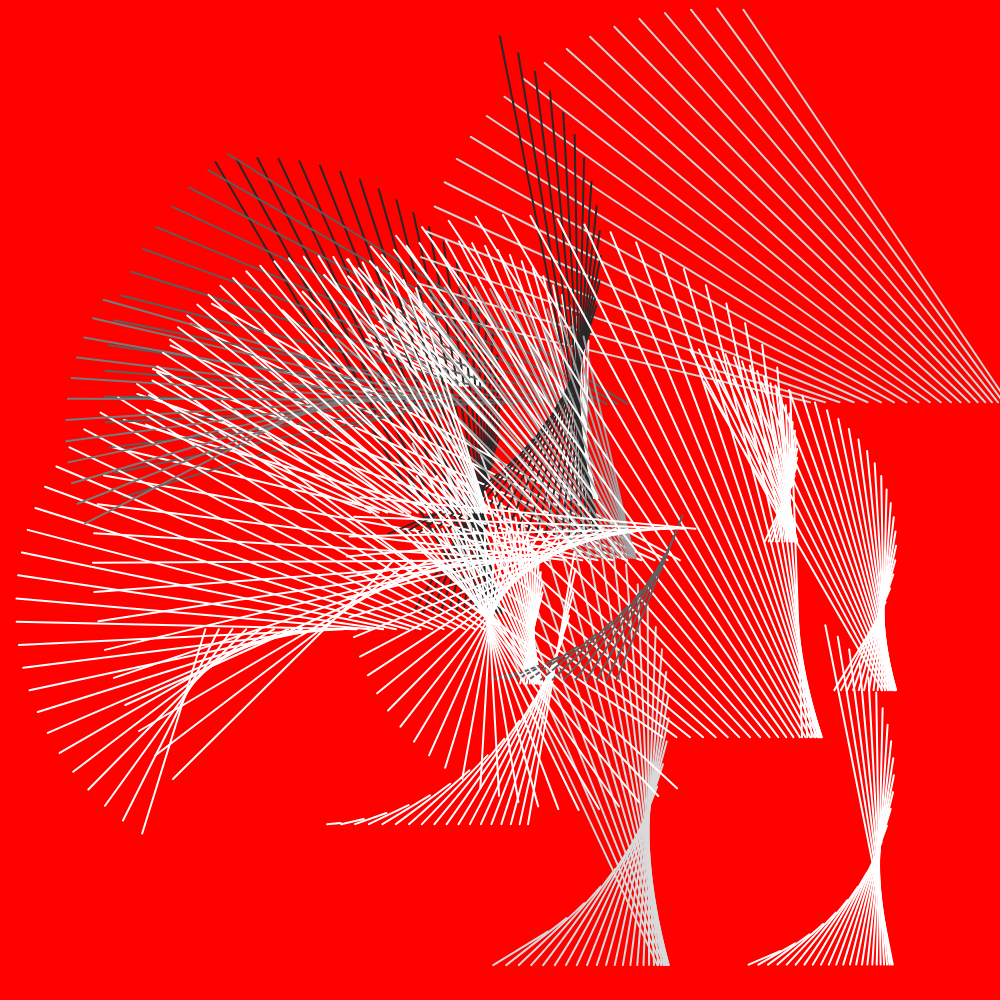
Frame 1 (no input)
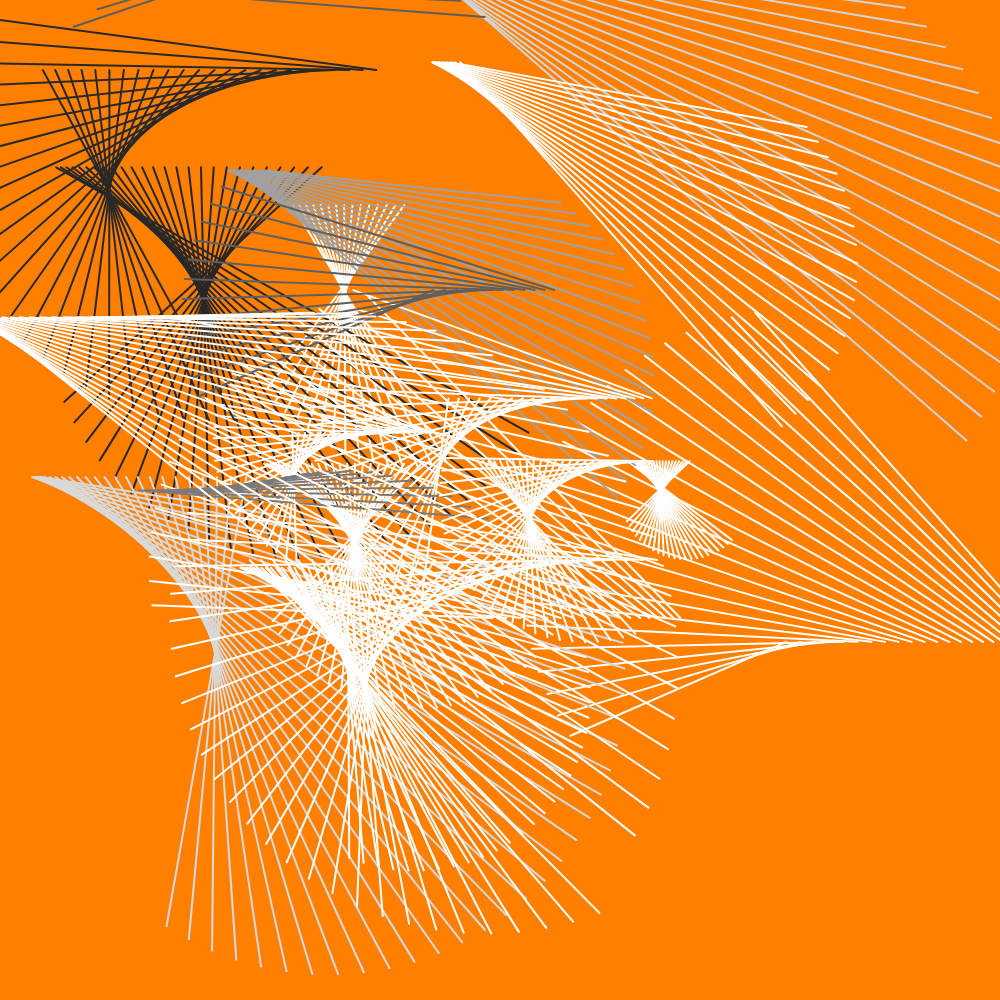
Frame 60 (no input)
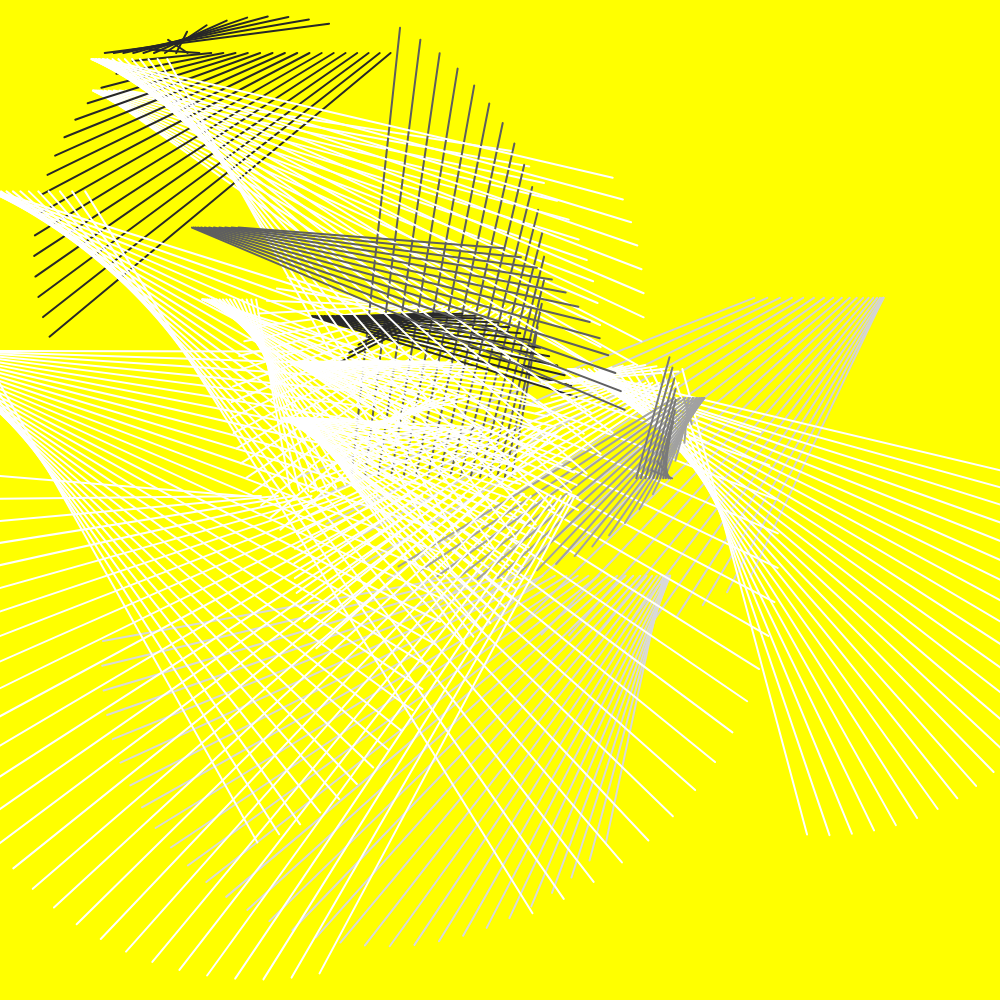
Frame 120 (the mouse pressed at the canvas centre since frame 60)

The p5.js sketch that drew these frames (run headless with seeded random() and noise() and a simulated clock; from frame 60 on, the mouse is pressed at the canvas centre):

// p5.js sketch
// ── sketch.js

let myWhit = [];

function setup() {
  if (windowWidth < windowHeight){
  
  createCanvas(windowWidth, windowWidth);
    
  }else{
    
    createCanvas(windowHeight, windowHeight);
    
  }
  background(0);
  colorMode(HSB);
  angleMode(DEGREES);
  
  for (let i =0;i<20;i++){
   myWhit[i] = new Whitney();
   
}
}

function draw() {
  background((frameCount/2)%255, 113, 218);
   for (let i =0; i<myWhit.length;i++){
     myWhit[i].show();
     myWhit[i].incr();
   }
}



// ── style.css
html, body {
  height: 100%;
}

body {
  margin: 0;
  display: flex;

  /* This centers our sketch horizontally. */
  justify-content: center;

  /* This centers our sketch vertically. */
  align-items: center;
  
  background-color: grey;
}
// ── whitney.js
class Whitney {
  constructor() {

    this.t = random(50); // starting spot on the unit circle differt phase
    this.xoff = random(1000);  // starting positions and
    this.yoff = random(1000);  //  a function of place in soise space
    this.zoff = random(1000);   // amplitude size 
    this.color = color(random(255));
    this.incrim = random(0.003,0.010);  // rate of increacing in the noise space
    this.numOfLines = random(10,30);
    this.cirSpeed = random(0.3,1);


  }

  incr() {
    this.t += this.cirSpeed;
    //this.t += 0.3;
    this.xoff += this.incrim;
    this.yoff += this.incrim;
    this.zoff += this.incrim;


  }
  
  show() {
    push();
    
    translate(noise(this.xoff)*width,noise(this.yoff)*height);
    strokeWeight(2);
    stroke(this.color);
  
  for (let i = 0;i<this.numOfLines;i++){
  line(this.getx(this.t+i),this.gety(this.t+i),this.getx1(this.t+i),this.gety1(this.t+1));
  
  }
    
    
    pop();
    
    
    
  }
  
  
  getx(t){
  return sin(t*5)*noise(this.zoff)*width/2;
  //return t
}


  gety(t){
  return cos(t*5)*noise(this.zoff)*height/2; 
  //return t;
}



  getx1(t){
  return sin(t*3)*noise(this.zoff)*width/2;
  //return t
}


  gety1(t){
  return cos(t*2)*noise(this.zoff)*height/2; 
  //return t;
}

}
